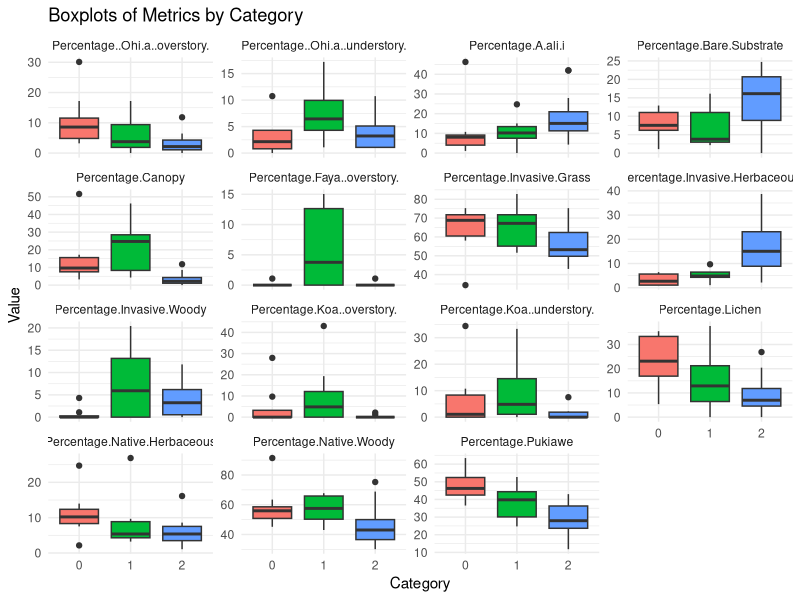

The R script that drew this image:
###Broomsedge Data Transformations###

###############################################

#Load Libraries
library(tidyverse)
library(here)
library(ggplot2)

broomsedgedata_long <- read.csv(here("Project","Data","PlotsSummaryStats_Long.csv"))
head(broomsedgedata_long)

broomsedgedata_wide <- broomsedgedata_long |>
  pivot_wider(names_from = Cover.Percentages,
              values_from = Values)

write.csv(broomsedgedata_wide,file=here("Project","Data","PlotsSummaryStats_Wide.csv"))

#################################################
broomsedgedata_wide_revised <- read.csv(here("Project","Data","PlotsSummaryStats_Wide_Revised.csv"))
head(broomsedgedata_wide_revised)                              

broomsedgedata_long_revised <- broomsedgedata_wide_revised |>
  pivot_longer(
  cols = c(Percentage.Native.Woody, Percentage.Invasive.Grass, Percentage.Invasive.Woody, Percentage.Native.Herbaceous, Percentage.Invasive.Herbaceous, Percentage.Lichen, Percentage.Bare.Substrate, Percentage.Pukiawe, Percentage.A.ali.i, Percentage.Koa..understory., Percentage..Ohi.a..understory., Percentage.Koa..overstory., Percentage..Ohi.a..overstory., Percentage.Faya..overstory., Percentage.Canopy), # <-- Replace with your actual wide numeric column names
  names_to = "variables",
  values_to = "values"
) |>
  mutate(Burn = as.factor(Burn))
ggplot(broomsedgedata_long_revised,aes(x = Burn, y = values, fill = Burn)) + # <-- Replace with your category
  geom_boxplot() +
  # 3. Create a separate panel for each numeric metric
  facet_wrap(~ variables, scales = "free_y") + 
  theme_minimal() +
  labs(
    x = "Category",
    y = "Value",
    title = "Boxplots of Metrics by Category"
  ) +
  theme(legend.position = "none")
